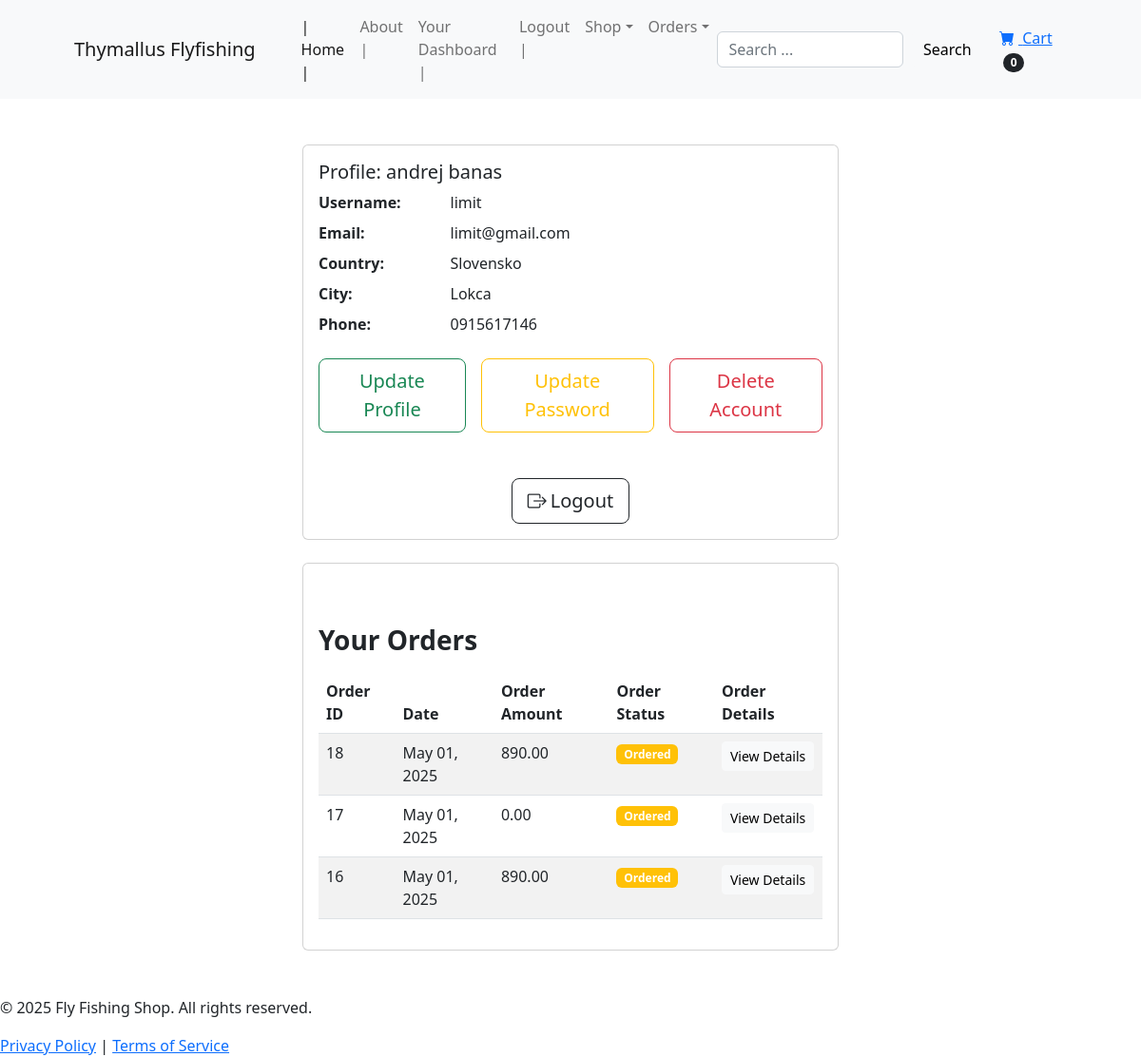
The app's page /dashboard (signed in), older data.
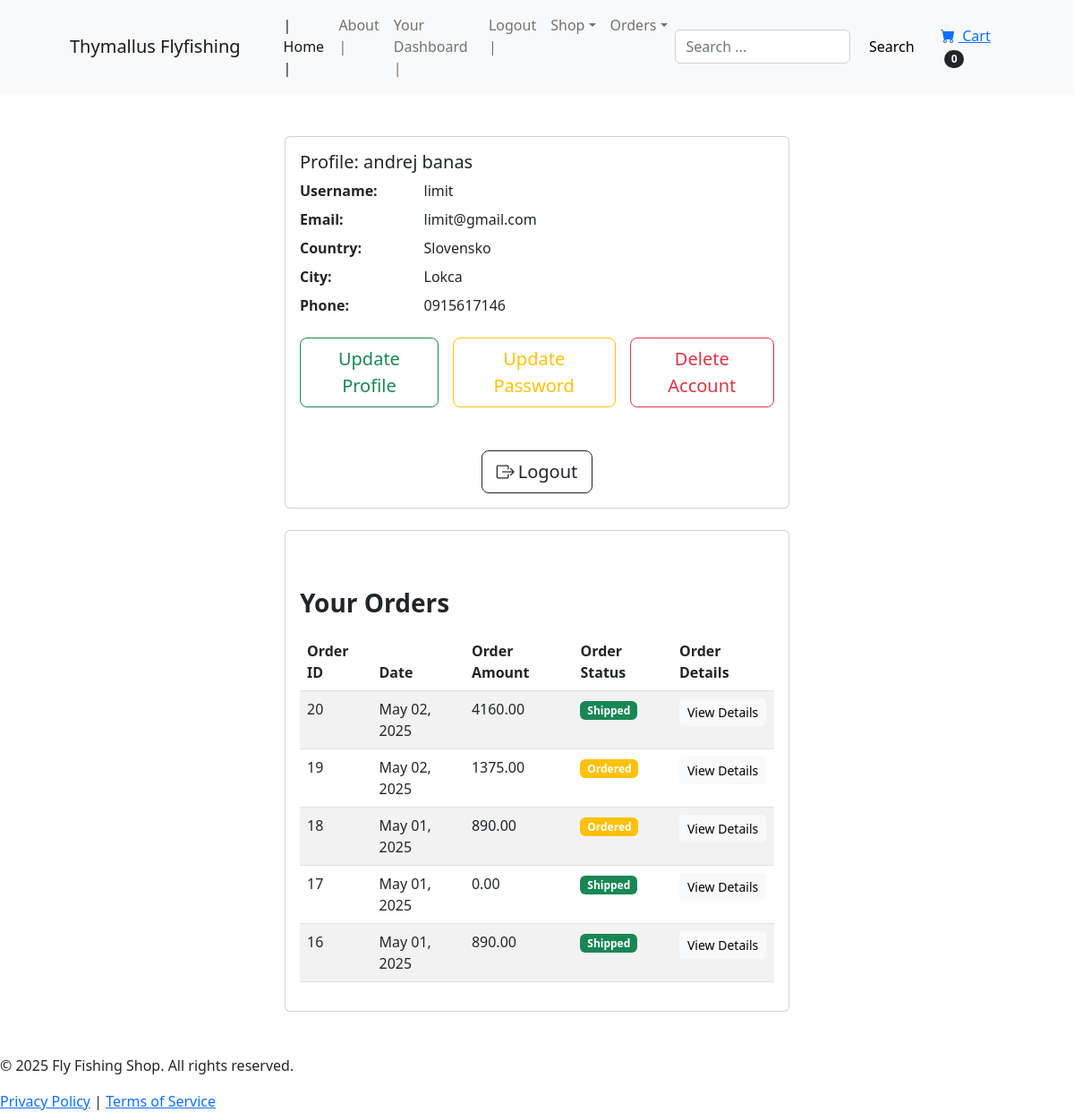
The same page, newer data.
### order/models.py (models this page shows, shortened)
class Order(models.Model):
    member = models.ManyToManyField(Member, related_name='orders', blank=True)
    full_name = models.CharField(max_length=255)
    email = models.EmailField(max_length=255)
    shipping_label = models.TextField(max_length=1500)
    amount_paid = MoneyField(max_digits=14, decimal_places=2, default_currency='EUR', default = 0)
    created_at = models.DateTimeField(auto_now_add=True) #this is setting now without using datetime module
    status = models.BooleanField(default=False)
    date_shipped = models.DateTimeField(null=True, blank=True)
    class Meta:
        ordering = ['-created_at']

### member/views.py (the view)
# urls.py: path('dashboard', views.dashboard, name="dashboard"),
def dashboard(request):
    if request.user.is_authenticated:
        current_user = request.user
        current_member = current_user.member
        orders = current_member.orders.all()  # Fetch all orders for this member
        context = {
            'username': current_user.username,  # Username
            'email': current_user.email,  # Email
            'first_name': current_user.first_name,  # First Name
            'last_name': current_user.last_name,  # Last Name
            'country': current_member.country,# Member's location
            'city': current_member.city,# Member's location
            'phone_number': current_member.phone_number,
            'orders': orders,
        }
        return render(request, 'user_auth/dashboard.html', context)
    else:
        messages.success(request, "You must be logged in to access this page")
        return redirect('index')

### cart/cart.py (called while the page is built)
    def __len__(self):
        return len(self.cart)

### cart/context_processors.py (called while the page is built)
def cart(request):
    return {'cart': Cart(request)}

### member/Templates/user_auth/dashboard.html (shortened to what the changed rows need)
{% extends 'user_auth/base.html' %}
{% block content %}
<section class="py-4">
    <div class="container-fluid px-4 py-4">
        <div class="row gx-4 gx-lg-5">
            <div class="col-md-8 mx-auto">
                <div class="row mt-4">
                    <div class="col-12 d-flex justify-content-center">
                        <div class="card w-75">
                            <div class="card-body">
                                <div class="mt-5">
                                    {% if orders %}
                                        <div class="table-responsive">
                                            <table class="table table-striped">
                                                <thead>
                                                    <tr>
                                                        <th>Order ID</th>
                                                        <th>Date</th>
                                                        <th>Order Amount</th>
                                                        <th>Order Status</th>
                                                        <th>Order Details</th>
                                                    </tr>
                                                </thead>
                                                <tbody>
                                                    {% for order in orders %}
                                                    <tr>
                                                        <td>{{ order.pk }}</td>
                                                        <td>{{ order.created_at|date:"F d, Y" }}</td>
                                                        <td>
                                                           {{ order.amount_paid }}
                                                        </td>
                                                        <td>
                                                            {% if order.status %}
                                                            <span class="badge bg-success">Shipped</span>
                                                            {% else %}
                                                            <span class="badge bg-warning">Ordered</span>
                                                            {% endif %}
                                                        </td>
                                                        <td><a href=" {% url 'order-details' order.pk %}"class="btn btn-light btn-sm">View Details</a></td>
                                                    </tr>
                                                    {% endfor %}
                                                </tbody>
                                            </table>
                                        </div>
                                    {% else %}
                                        <p class="text-muted">You have no orders yet.</p>
                                    {% endif %}
                                </div>
                            </div>
                        </div>
                    </div>
                </div>
            </div>
        </div>
    </div>
</section>
{% endblock %}

Row changes from the older to the newer data that the page shows:
added Order: pk "20", created_at "May 02, 2025", amount_paid "4160.00", status "Shipped"
added Order: pk "19", created_at "May 02, 2025", amount_paid "1375.00", status "Ordered"
changed Order id 17: status "Ordered" → "Shipped"
changed Order id 16: status "Ordered" → "Shipped"
